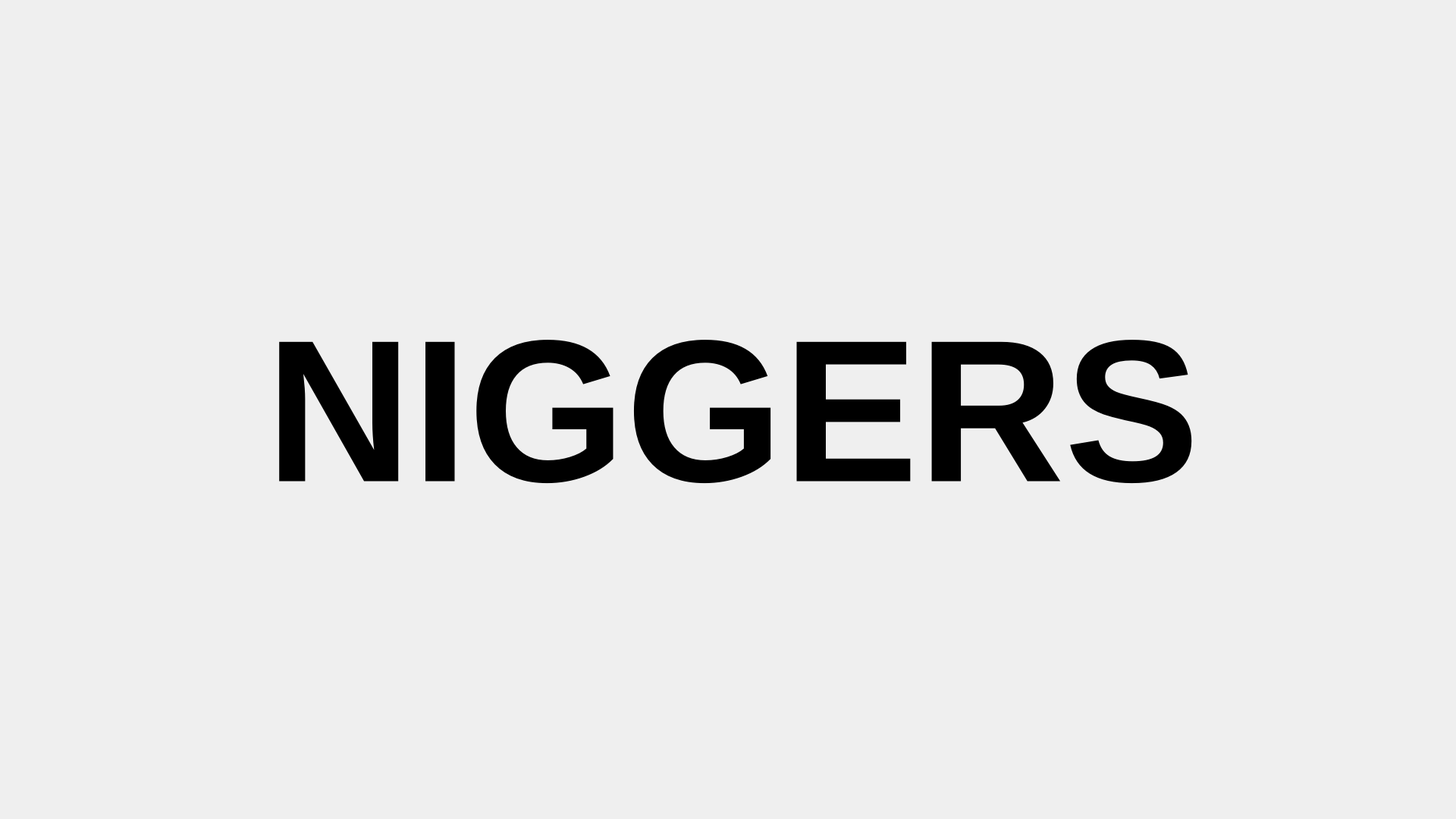
<?xml version="1.0" encoding="UTF-8"?>
<ui version="4.0">
 <class>Form</class>
 <widget class="QWidget" name="Form">
  <property name="geometry">
   <rect>
    <x>0</x>
    <y>0</y>
    <width>1920</width>
    <height>1080</height>
   </rect>
  </property>
  <property name="minimumSize">
   <size>
    <width>1920</width>
    <height>1080</height>
   </size>
  </property>
  <property name="windowTitle">
   <string>Form</string>
  </property>
  <widget class="QLabel" name="label">
   <property name="geometry">
    <rect>
     <x>6</x>
     <y>2</y>
     <width>1920</width>
     <height>1080</height>
    </rect>
   </property>
   <property name="minimumSize">
    <size>
     <width>1920</width>
     <height>1080</height>
    </size>
   </property>
   <property name="font">
    <font>
     <pointsize>200</pointsize>
     <weight>75</weight>
     <bold>true</bold>
    </font>
   </property>
   <property name="text">
    <string>NIGGERS</string>
   </property>
   <property name="alignment">
    <set>Qt::AlignCenter</set>
   </property>
  </widget>
 </widget>
 <resources/>
 <connections/>
</ui>
